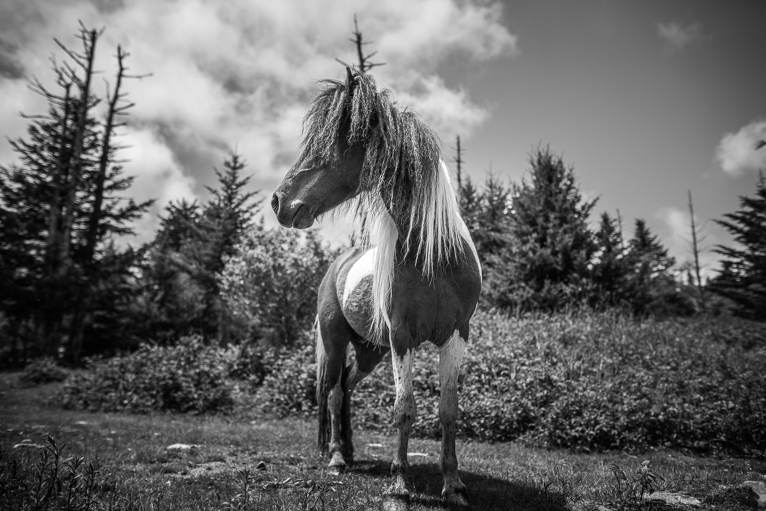
#> input picture Hor.jpg, 766 x 511 px
$ python Bit_S.py
#> lines starting #> are read from the running program, lines starting #| are printed output that depends on the picture; after the words box and inside, x2 and y2 are one past the last pixel; in counts of white or black regions, pixels touching at a corner belong together
import cv2
from matplotlib import pyplot as plt3
img = cv2.imread('Hor.jpg', 0)
#> img is the input picture: shape (511, 766); min 0, max 255, mean 102.7
imgs = [255 * ((img & (1 << i)) >> i) for i in range(8)]
#> imgs = 8 items
for i in range(8):
  plt3.imshow(imgs[i], cmap='gray')
  plt3.show()
  cv2.imwrite('bsp_1.jpg', imgs[0])
  cv2.imwrite('bsp_2.jpg', imgs[1])
  cv2.imwrite('bsp_3.jpg', imgs[2])
  cv2.imwrite('bsp_4.jpg', imgs[3])
  cv2.imwrite('bsp_5.jpg', imgs[4])
  cv2.imwrite('bsp_6.jpg', imgs[5])
  cv2.imwrite('bsp_7.jpg', imgs[6])
  cv2.imwrite('bsp_8.jpg', imgs[7])
#> this loop made 8 passes
#> pass 1, `plt3.show()`:
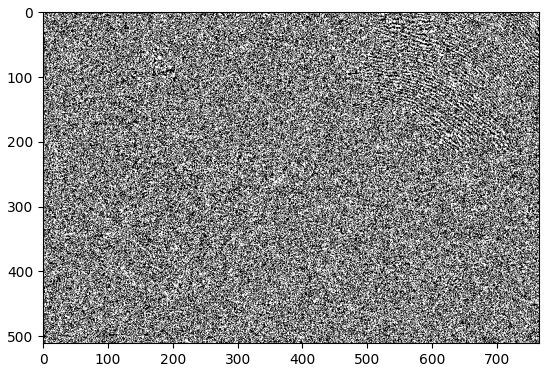
#> figure drawn by matplotlib, 1 panel
#> pass 1, `cv2.imwrite('bsp_1.jpg', imgs[0])`:
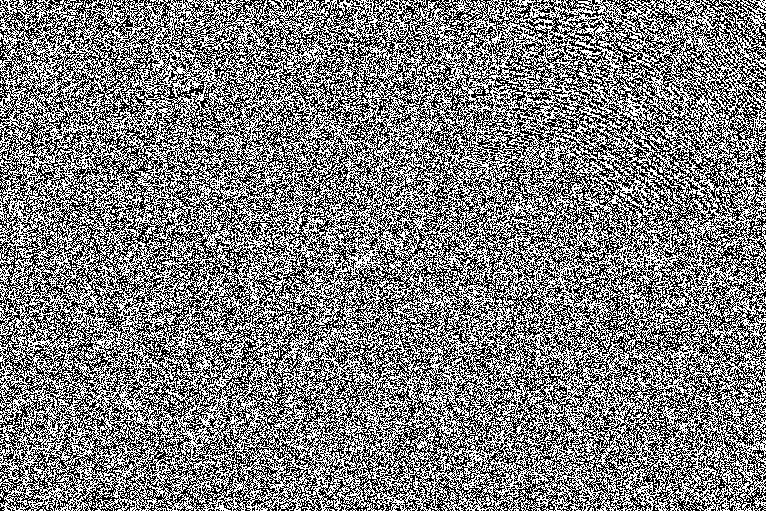
#> saved as bsp_1.jpg: shape (511, 766); 50% white in thin lines or dots
#> pass 1, `cv2.imwrite('bsp_2.jpg', imgs[1])`:
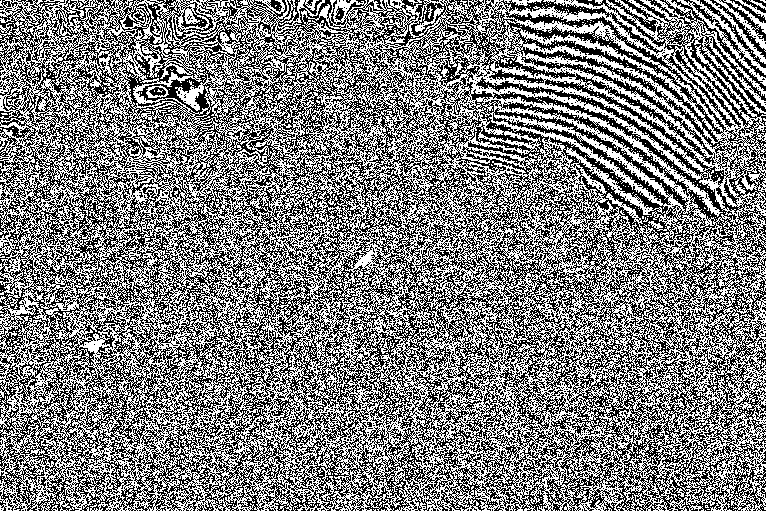
#> saved as bsp_2.jpg: shape (511, 766); 50% white; black in thin lines or dots
#> pass 1, `cv2.imwrite('bsp_3.jpg', imgs[2])`:
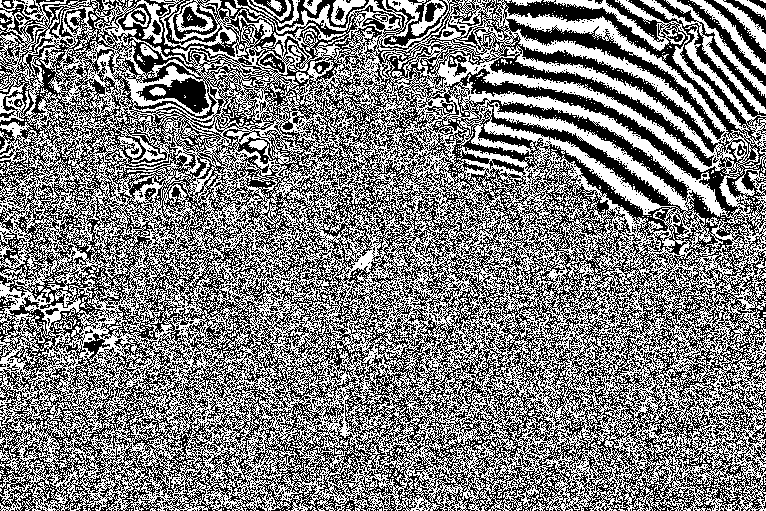
#> saved as bsp_3.jpg: shape (511, 766); 50% white; black in thin lines or dots
#> pass 1, `cv2.imwrite('bsp_4.jpg', imgs[3])`:
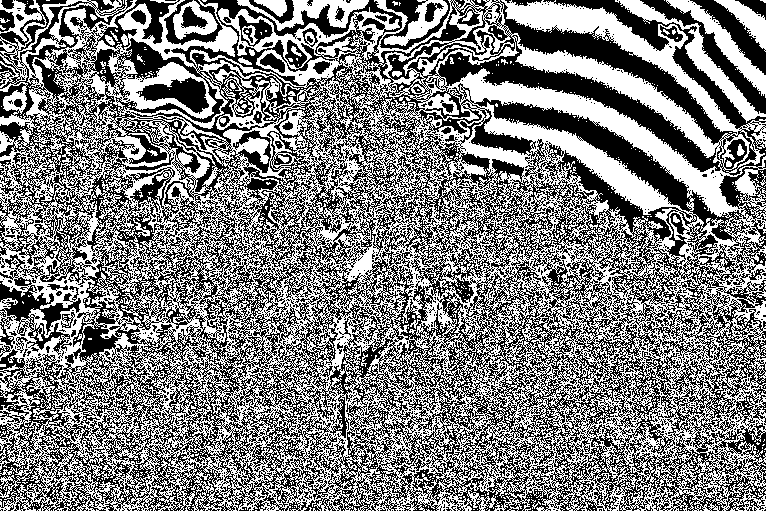
#> saved as bsp_4.jpg: shape (511, 766); 50.1% white; 1243 black regions (1180 under 20 px), largest, box (x1, y1, x2, y2) and area: (0, 0, 766, 511) 181079, (640, 0, 766, 114) 1953, (690, 0, 766, 75) 1495

$ run again, with Ains.PNG saved as Hor.jpg
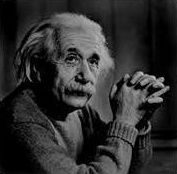
#> input picture Ains.PNG, 177 x 174 px
#> img is the input picture: shape (174, 177); min 0, max 201, mean 46.6
#> imgs = 8 items
#> the loop `for i in range(8):` made 8 passes
#> pass 1, `cv2.imwrite('bsp_1.jpg', imgs[0])`:
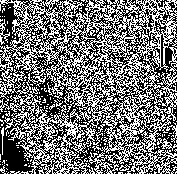
#> saved as bsp_1.jpg: shape (174, 177); 45.8% white in thin lines or dots
#> pass 1, `cv2.imwrite('bsp_4.jpg', imgs[3])`:
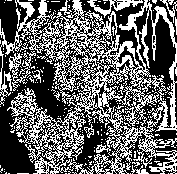
#> saved as bsp_4.jpg: shape (174, 177); 39.7% white in thin lines or dots
